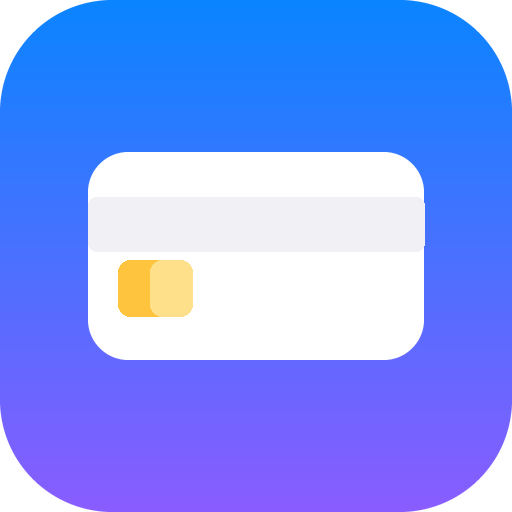
#> input picture assets/aircard.png, 512 x 512 px
$ python -i imaging.py   (imports and definitions only)
#> lines starting #> are read from the running program, lines starting #| are printed output that depends on the picture
#> further down, picture is the input picture: PIL image 512x512 RGBA; mean R, G, B, A 117.3, 143.5, 242.3, 244.5
"""Image processing for AirCard - the Pillow replacement for macOS `sips`.

Everything here reproduces what the app did through CoreGraphics/AppKit on
macOS: the 1536x969 card artwork fit, the seamless "poster slice" of the iOS
TelephonyUI @3x grid, and circular key cropping.
"""
from __future__ import annotations

import io
from dataclasses import dataclass
from typing import Any, Iterable

from PIL import Image, ImageChops, ImageDraw, ImageOps

# Card artwork
CARD_SIZE = (1536, 969)

# iOS TelephonyUI @3x keypad grid
GRID_WIDTH = 915.0
GRID_HEIGHT = 1148.0
COL_WIDTH = 305.0
ROW_HEIGHT = 287.0

# Key tile used for circular key artwork
KEY_TARGET_SIZE = (225, 225)
KEY_CIRCLE_DIAMETER = 222.0
SLICE_CIRCLE_DIAMETER = 225.0


@dataclass(frozen=True)
class KeypadButton:
    digit: str
    letters: str
    row: int
    col: int


KEYPAD_BUTTONS: tuple[KeypadButton, ...] = (
    KeypadButton("1", "", 0, 0),
    KeypadButton("2", "A B C", 0, 1),
    KeypadButton("3", "D E F", 0, 2),
    KeypadButton("4", "G H I", 1, 0),
    KeypadButton("5", "J K L", 1, 1),
    KeypadButton("6", "M N O", 1, 2),
    KeypadButton("7", "P Q R S", 2, 0),
    KeypadButton("8", "T U V", 2, 1),
    KeypadButton("9", "W X Y Z", 2, 2),
    KeypadButton("0", "+", 3, 1),
)

KEYPAD_SUBTEXTS: dict[str, str] = {
    "0": "+", "1": "", "2": "A B C", "3": "D E F", "4": "G H I",
    "5": "J K L", "6": "M N O", "7": "P Q R S", "8": "T U V", "9": "W X Y Z",
}

SUPPORTED_LOCALES = (
    "en", "other", "ru", "uk", "es", "fr", "de", "it", "pt", "tr", "pl",
    "nl", "ja", "ko", "zh", "ar", "he",
)

SUPPORTED_IMAGE_FILTER = (
    "图片文件 (*.png *.jpg *.jpeg *.bmp *.gif *.webp *.tif *.tiff *.heic *.heif);;"
    "所有文件 (*.*)"
)

ThemeFilter = "密码主题包 (*.passthm *.passtheme *.zip);;所有文件 (*.*)"


# ---------------------------------------------------------------------------
# Loading helpers
# ---------------------------------------------------------------------------

# [7 lines left out: function load_image, not called in this run]


def _scaled(image: Image.Image, width: float, height: float) -> Image.Image:
    return image.convert("RGBA").resize(
        (max(1, int(round(width))), max(1, int(round(height)))),
        Image.Resampling.LANCZOS)


# [29 lines left out: functions prepare_card_image, prepare_card_bytes, to_png_bytes, not called in this run]


def slice_poster(image: Image.Image, zoom: float = 1.0,
                 offset: tuple[float, float] = (0.0, 0.0),
                 mask_to_circles: bool = False) -> dict[str, Image.Image]:
    """Slices one wallpaper into per-key tiles on the @3x keypad grid.

    This mirrors `KeypadSlicer.slicePoster`; the CoreGraphics y-flip resolves to
    a plain top-left paste in Pillow's coordinate system.
    """
#> called with zoom = 1, offset = (0, 0), mask_to_circles = False
    width, height = image.size
#> width = 512; height = 512
    if width <= 0 or height <= 0:
        return {}

    zoom = max(0.1, float(zoom))
    image_aspect = width / height
#> image_aspect = 1
    grid_aspect = GRID_WIDTH / GRID_HEIGHT
    if image_aspect > grid_aspect:
        scaled_height = GRID_HEIGHT * zoom
        scaled_width = scaled_height * image_aspect
#> scaled_width = 1148
    else:
        scaled_width = GRID_WIDTH * zoom
        scaled_height = scaled_width / image_aspect

    image_x = (GRID_WIDTH - scaled_width) / 2.0 + offset[0] * 3.0
#> image_x = -116.5
    image_y = (GRID_HEIGHT - scaled_height) / 2.0 + offset[1] * 3.0

    scaled = _scaled(image, scaled_width, scaled_height)
    results: dict[str, Image.Image] = {}

    for button in KEYPAD_BUTTONS:
        zero_seamless = (not mask_to_circles and button.digit == "0")
        tile_width = GRID_WIDTH if zero_seamless else COL_WIDTH
        tile_height = ROW_HEIGHT
        cell_x = 0.0 if zero_seamless else button.col * COL_WIDTH
        cell_y = button.row * ROW_HEIGHT

        tile = Image.new("RGBA", (int(tile_width), int(tile_height)), (0, 0, 0, 0))
        tile.paste(scaled, (int(round(image_x - cell_x)), int(round(image_y - cell_y))))

        if mask_to_circles:
            tile = _apply_circle_mask(tile, SLICE_CIRCLE_DIAMETER)
        results[button.digit] = tile
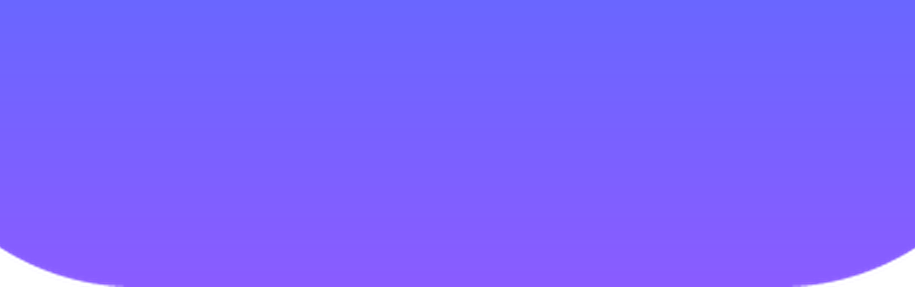
#> tile: PIL image 915x287 RGBA; mean R, G, B, A 120.5, 96.1, 252.6, 251.7; transparent parts drawn white
#> after the loop, results = 10 items
    return results


# [30 lines left out: functions crop_to_circle, _apply_circle_mask, not called in this run]

>>> from PIL import Image
>>> picture = Image.open('../../assets/aircard.png')
>>> result = slice_poster(picture)
#> result = 10 items
